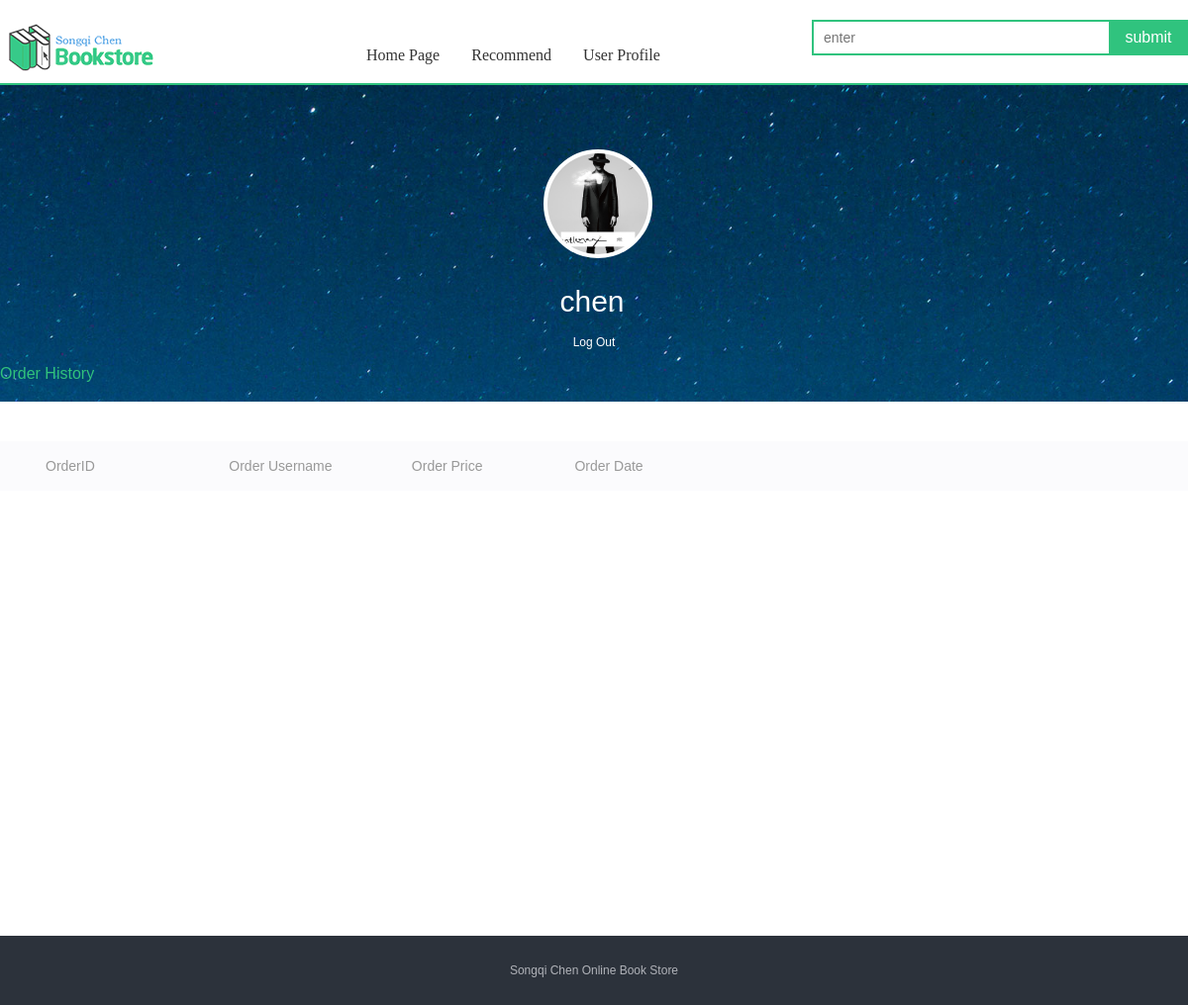
Before: /user/home/1.html (signed in) with the older database file.
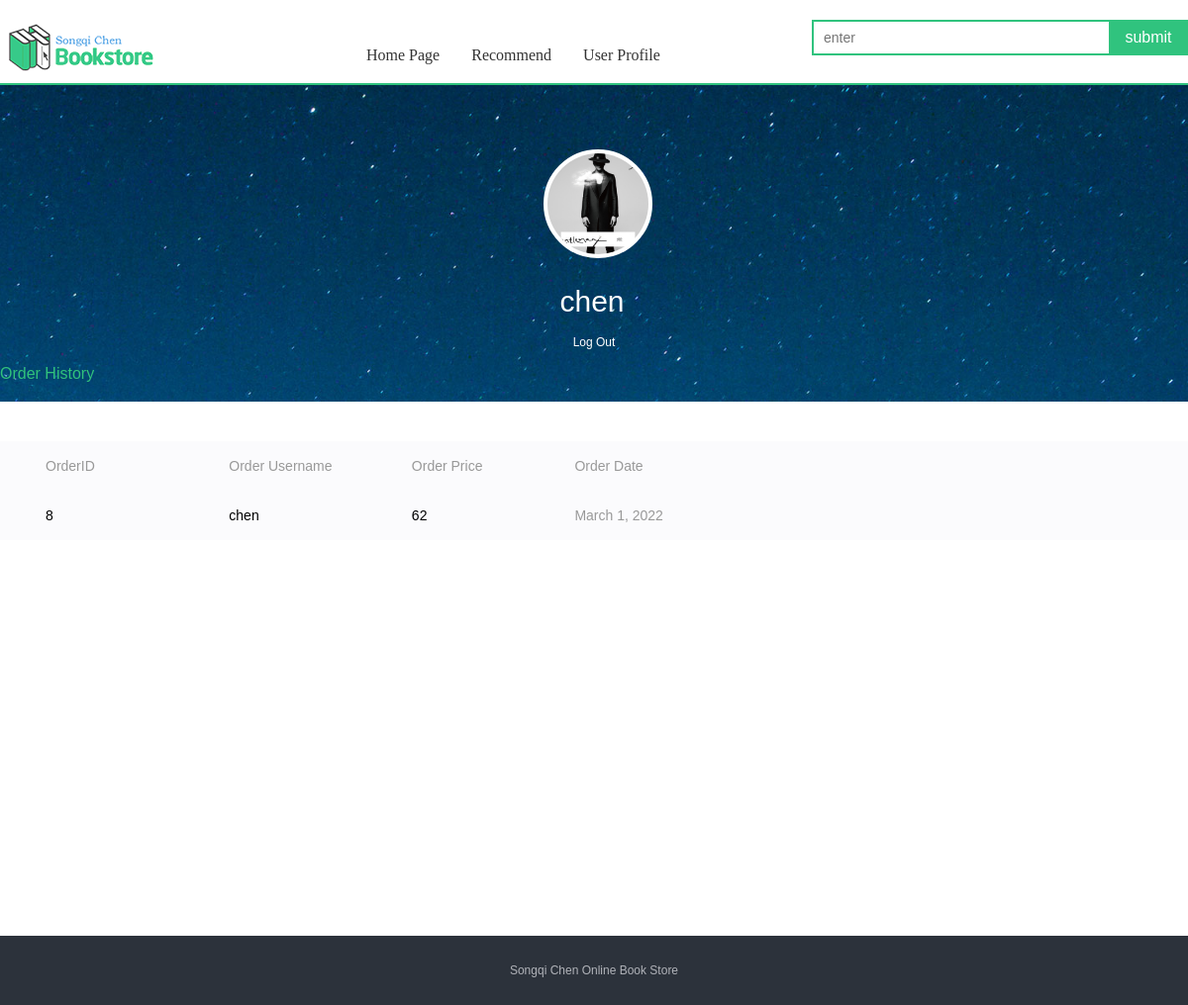
After: the same page with the newer database file.
### user/models.py (models this page shows, shortened)
class MyUser(AbstractUser):
    qq = models.CharField('FaceBook Account', max_length=20)
    weChat = models.CharField('Ins Account', max_length=20)
    mobile = models.CharField('Phone Number', max_length=11, unique=True)
    score = models.IntegerField('Score', default=100)
    disscore = models.IntegerField('Disscore', default=100)
    scoregap = models.IntegerField('Scoregap', default=0)
    sumcomment = models.IntegerField('Sumcomment', default=1)
    img = models.CharField('User Image', max_length=20)

### index/models.py (models this page shows)
class Order(models.Model):
    order_id = models.AutoField('ID', primary_key=True)
    order_userid = models.TextField('UserID', max_length=20)
    order_date = models.DateField('Order Date')
    order_price = models.IntegerField('Order Price')
    class Meta:
        verbose_name = 'Order'
        verbose_name_plural = 'Order'

### user/views.py (the view)
# urls.py: path('home/<int:page>.html', views.homeView, name='home'),
@login_required(login_url='/user/login.html')
def homeView(request, page):
    name = request.user.username
    search_book = Dynamic.objects.select_related('book').order_by('-dynamic_search').all()[:4]
    object_list =Orderinfo.objects.values('order_booktitle','order_publisher','order_auther').annotate(total=Sum('order_bookqua')).order_by('-total')
    user_info=MyUser.objects.filter(username=name)
    print('is staff',user_info[0].is_staff)
    staff=user_info[0].is_staff
    if staff :
       print('i enter')
       return render(request, 'home1.html', locals())
    else:
       object_list=Order.objects.filter(order_userid=name)
       return render(request, 'home.html', locals())

### user/templates/home.html (shortened to what this page needs)
{% extends "title_base.html"  %}
{% block title  %}
{% load static %}
<link type="text/css" rel="stylesheet" href="{% static "css/common.css" %}">
<link type="text/css" rel="stylesheet" href="{% static "css/user.css" %}">
</head>
<body class="member">
    <div class="header">
        <a href="/" class="logo" title="bookstore"><img src="{% static "image/logo.png" %}"></a>
        <div class="search-box">
            <form id="searchForm" action="{% url 'search' 1 %}" method="post" target="_blank">
                <div class="search-keyword">
                <input id="kword" name="kword" type="text" class="keyword" maxlength="120" placeholder="enter"/>
                </div>
                <input id="subSerch" type="submit" class="search-button" value="submit" />
            </form>
            </div>
        </div>
	<div class="nav-box">
		<div class="nav-box-inner">
			<ul class="nav clearfix">
				<li><a href="/">Home Page</a></li>
				<li><a href="{% url 'order1'  %}">Recommend</a></li>
	    	    <li><a href="{% url 'home' 1 %}" target="_blank">User Profile</a></li>
			</ul>
		</div>
	</div>
    <div class="mod_profile js_user_data" style="">
        <div class="section_inner">
            <div class="profile__cover_link">
                <img src="{% static "image/user.jpg" %}" class="profile__cover">
            </div>
            <h1 class="profile__tit">
                <span class="profile__name">{{ user.username }}</span>
            </h1>
                <a href="{% url 'logout' %}" style="color:white;">Log Out</a>
        </div>
    </div>
	<div class="main main--profile" style="">
        <div class="mod_tab profile_nav" role="nav" id="nav">
            <span class="mod_tab__item mod_tab__current" id="hear_tab">Order History</span>
        </div>
		<div class="js_box" style="display: block;">
			<div class="profile_cont">
				<div class="js_sub" style="display: block;">
					<div class="mod_booklist">
						<ul class="booklist__header">
							<li class="booklist__header_name">OrderID</li>
							<li class="booklist__header_author">Order Username</li>
                            <li class="booklist__header_author">Order Price</li>
							<li class="booklist__header_time">Order Date</li>
						</ul>
						<ul class="booklist__list">
                            {% for item in object_list %}
							<li>
								<div class="booklist__item booklist__item--even">
							        <div class="booklist__bookname">{{ item.order_id }}</div>
							        <div class="booklist__artist">{{ item.order_userid }}</div>
                                    <div class="booklist__artist">{{ item.order_price }}</div>
							        <div class="booklist__time">{{ item.order_date }}</div>
								</div>
							</li>
                            {% endfor %}
						</ul>
					</div>
					<div class="page-box">
						<div class="pagebar" id="pageBar">
                        </div>
					</div>
				</div>
			</div>
		</div>
    </div>
{% endblock  %}

### templates/title_base.html (shortened to what this page needs)
<!doctype html>
<html>
<head>
{% block title %}{% endblock %}
<div class="footer">
    <div class="copyright">
        <p>Songqi Chen Online Book Store</p>
    </div>
</div>
</body>
</html>

### static/css/common.css (style rules this page uses)
blockquote,body,button,dd,dl,dt,fieldset,form,h1,h2,h3,h4,h5,h6,hr,input,legend,li,ol,p,pre,td,textarea,th,ul { margin:0;padding:0 }
ol,ul { list-style:none }
body { font:12px/1.5 Arial;-webkit-text-size-adjust:none }
button,input,select { vertical-align:middle;font-size:100%;outline:0 }
fieldset,img { border:0 none }
a { color:#333;text-decoration:none;outline:0 }
.clearfix:after { content:".";display:block;height:0;clear:both;visibility:hidden;font-size:0 }
.header { width:1200px;height:80px;padding:0;margin:10px auto 0 }
.header .logo { float:left;width:214px;height:54px;margin:10px 0 0 0;overflow:hidden }
.search-box { position:relative;z-index:50;float:right;width:302px;padding:0 78px 0 0;margin:10px 0 0 }
.search-box .search-keyword { position:relative;padding:6px 10px;height:20px;overflow:hidden;zoom:1;border:2px solid #30C37E;background:#fff }
.search-box .keyword { float:left;width:278px;height:20px;border:0 none;outline:0 none;font:14px/20px arial;color:#999 }
.search-box .search-button { position:absolute;right:0;top:0;width:80px;height:36px;border:0 none;background-color:#30C37E;color:#fff;font:16px/34px 'Microsoft YaHei',arial;overflow:hidden;cursor:pointer;outline:0 none }
.nav-box { margin-top:-50px;border-bottom:2px solid #30C37E }
.nav-box-inner { width:1200px;margin:0 auto }
.nav-box .nav { padding:0 0 12px 360px;height:32px;line-height:32px }
.nav li { float:left;height:32px;margin-right:12px }
.nav-box .nav li a { position:relative;float:left;padding:0 10px;font:16px/2 'Microsoft YaHei';color:#333;white-space:nowrap }
.page-box { position:relative;zoom:1 }
.pagebar { padding:0 0 40px;font-size:14px;font-family:arial;line-height:34px;text-align:center }
.footer { background:#2c323b;padding:20px 0;margin-top:40px }
.footer .copyright { width:1000px;margin:0 auto }
.footer .copyright p { line-height:30px;text-align:center;color:#b1b3b9 }

### static/css/user.css (style rules this page uses)
.mod_profile { height:255px;padding-top:65px;background:url(../image/user_bg.jpg) 50% no-repeat;background-size:cover;text-align:center;color:#fff }
.mod_profile .section_inner { height:315px }
.profile__cover_link { position:relative;width:102px;height:102px;margin:0 auto }
.profile__cover { display:block;width:100%;height:100%;border:4px solid #fff;border-radius:99px;background:#fff }
.profile__name { font-size:30px;font-weight:400;line-height:64px;margin-right:4px }
.mod_booklist { padding:40px 0;font-size:14px;overflow:hidden }
.booklist__list { overflow:hidden;clear:both }
.booklist__header,.booklist__item { position:relative;padding-left:46px;padding-right:100px }
.booklist__item { clear:both;font-size:0;overflow:hidden }
.booklist__item--even { background-color:#fbfbfd }
.booklist__album,.booklist__artist,.booklist__number,.booklist__other,.booklist__bookname,.booklist__time { line-height:50px;height:50px;overflow:hidden;text-overflow:ellipsis;white-space:nowrap;font-size:14px }
.booklist__header { height:50px;line-height:50px;background-color:#fbfbfd;color:#999 }
.booklist__header_name,.booklist__bookname { float:left;width:15.685185%;position:relative;white-space:normal }
.booklist__album,.booklist__artist,.booklist__header_album,.booklist__header_author { float:left;padding-left:20px;width:15.611111% }
.booklist__header_time,.booklist__time { float:left;top:0;right:38px;width:90px }
.booklist__book_txt,.booklist__time { color:#999 }
.main { min-height:500px; }
.main,.section_inner { max-width:1200px;margin:0 auto;position:relative }
.profile__tit { padding-top:20px; }
.mod_tab,.mod_tab__item { height:56px;line-height:56px }
.mod_tab { position:relative;zoom:1;border-bottom:1px solid #f7f7f7;margin-bottom:30px }
.mod_tab__item { position:relative;float:left;font-size:16px;overflow:hidden;margin-right:55px }
.mod_tab__current { color:#31c27c }
.profile_nav { position:absolute;top:-56px;left:0;margin-bottom:0;width:80% }
.profile_nav .mod_tab__item { color:#fff;margin-right:40px }
.profile_nav .mod_tab__current,.profile_nav .mod_tab__item:hover { color:#31c27c;text-decoration:none; }

Changed rows visible on the page:
added Order: order_id "8", order_userid "chen", order_price "62", order_date "March 1, 2022"
